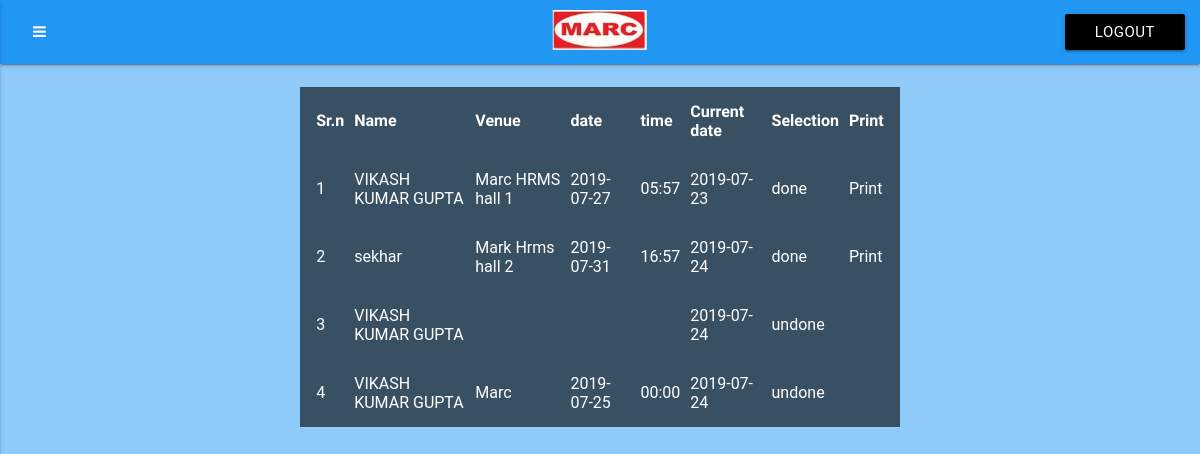
/viewschedulelist.php, run on the app's committed database.
### tables this page shows
CREATE TABLE IF NOT EXISTS `tbl_shedule` (
  `shd_id` int(11) NOT NULL AUTO_INCREMENT,
  `app_id` int(11) NOT NULL,
  `venue` varchar(150) NOT NULL,
  `date` varchar(10) NOT NULL,
  `time` varchar(15) NOT NULL,
  `currentdate` varchar(10) NOT NULL,
  `selection` varchar(15) NOT NULL,
  PRIMARY KEY (`shd_id`)
);

CREATE TABLE IF NOT EXISTS `tbl_apply` (
  `app_id` int(11) NOT NULL AUTO_INCREMENT,
  `name` varchar(60) NOT NULL,
  `email` varchar(30) NOT NULL,
  `mobile` varchar(15) NOT NULL,
  `gender` varchar(6) NOT NULL,
  `dob` varchar(10) NOT NULL,
  `filename` varchar(150) NOT NULL,
  `skill` varchar(6) NOT NULL,
  `status` varchar(10) NOT NULL,
  `date` varchar(10) NOT NULL,
  PRIMARY KEY (`app_id`)
);

### viewschedulelist.php (the view, shortened to what this page needs)
<?php
include("headerside.php");
$res_shd=mysql_query("select * from tbl_shedule");
?>
<div class="row"></br>
<div class="col s8 m6 offset-s2 offset-m3" style="background:rgba(0,0,0,0.6)">
<table class="white-text">
<tr>
<th>Sr.n</th>
<th>Name</th>
<th>Venue</th>
<th>date</th>
<th>time</th>
<th>Current date</th>
<th>Selection</th>
<th>Print</th>
</tr>
<?php
$i=1;
while($row_shd=mysql_fetch_array($res_shd))
{  $selection=$row_shd['selection'];
    $app_id=$row_shd['app_id'];
    $shd_id=$row_shd['0'];
    $res_aply=mysql_query("select * from tbl_apply where app_id='$app_id'");
    ?>
<tr>
<td><?php echo $i; ?> </td>
<td><?php if($row_aply=mysql_fetch_array($res_aply)) { echo $row_aply['name']; } ?> </td>
<td> <?php echo $row_shd['venue']; ?></td>
<td> <?php echo $row_shd['date']; ?></td>
<td> <?php echo $row_shd['time']; ?> </td>
<td><?php echo $row_shd['currentdate']; ?></td>
<td><?php if($selection=='undone'){ ?><a class="white-text" href="selection_done.php?id=<?php echo $shd_id; ?>"><?php echo $selection; ?></a> <?php } else { ?><a class="white-text" href="selection_undone.php?id=<?php echo $shd_id; ?>"><?php echo $selection; ?></a> <?php } ?></td>
<td><?php if($selection=='undone'){} else { ?><a class="white-text" href="joining_letter.php?id=<?php echo $row_aply['name']; ?>">Print</a> <?php } ?></td>
</tr>
<?php
$i++;
}
?>
</table>
</div>
</div>

### data on the page
tbl_shedule: app.name "VIKASH KUMAR GUPTA", venue "Marc HRMS hall 1", date "2019-07-27", time "05:57", currentdate "2019-07-23", selection "done"
tbl_shedule: app.name "sekhar", venue "Mark Hrms hall 2", date "2019-07-31", time "16:57", currentdate "2019-07-24", selection "done"
tbl_shedule: app.name "VIKASH KUMAR GUPTA", currentdate "2019-07-24", selection "undone"
tbl_shedule: app.name "VIKASH KUMAR GUPTA", venue "Marc", date "2019-07-25", time "00:00", currentdate "2019-07-24", selection "undone"
